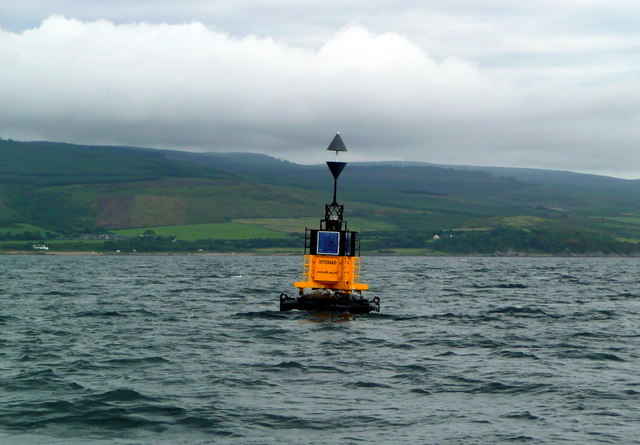
%> input picture dataset/E/3DTzEGh.jpg, 640 x 445 px
$ octave --eval "result = beaconMask(imread('dataset/E/3DTzEGh.jpg'));"   (GNU Octave 9; MATLAB toolbox functions it lacks are replaced by stand-ins)
%> lines starting %> are read from the running program, lines starting %| are printed output that depends on the picture; in (x1, y1, x2, y2) boxes, pixels count from 0 and x2, y2 are one past the last pixel; in counts of white or black regions, pixels touching at a corner belong together; the program's own positions count from 1
function mask = beaconMask(img)
% This function takes an image as input and returns the mask with the beacon detection
% input : the image
% output : the mask of the beacon

figure;
subplot(2,2,1); imshow(img); title('Original Image');

%% Masque de couleur jaune

ihsv = rgb2hsv(img);
%> ihsv: size 445x640x3 double; mean H, S, V 0.517, 0.211, 0.581
% isoler les couleurs jaunes / oranges
% seuils
yellow = (ihsv(:,:,1) > 0.05 & ihsv(:,:,1) < 0.17) & (ihsv(:,:,2) > 0.25 & ihsv(:,:,3) > 0.25);
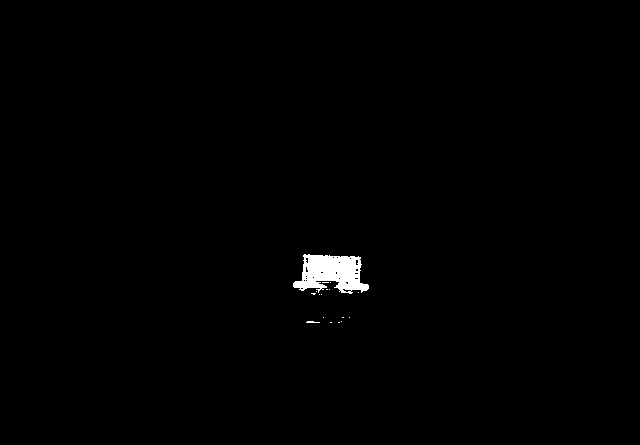
%> yellow: size 445x640 logical; 0.7% white; 17 white regions (15 under 20 px), largest, box (x1, y1, x2, y2) and area: (293, 254, 369, 294) 1937, (306, 321, 320, 323) 21

% figure; imshow(yellow, []); title('Yellow Mask');

grayImg = img(:,:,3);
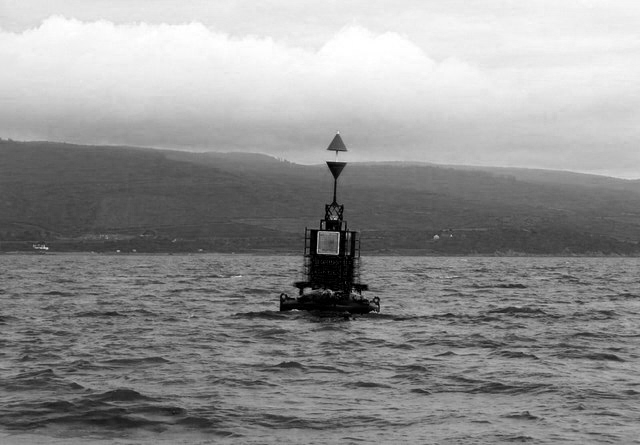
%> grayImg: size 445x640 uint8; min 0, max 255, mean 145.4
grayImg(grayImg > 80) = 255;
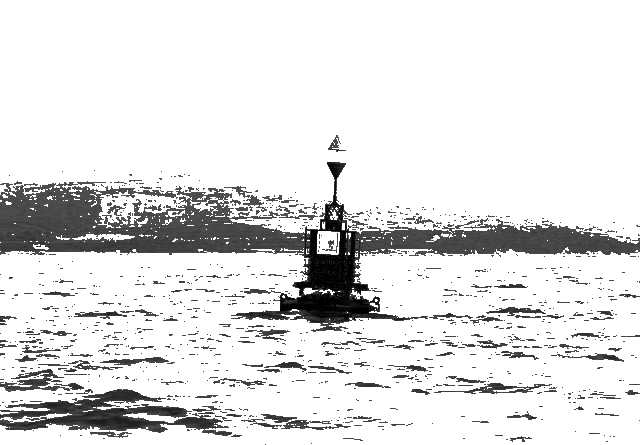
%> grayImg: size 445x640 uint8; min 0, max 255, mean 225.3

% grayImg = imgaussfilt(grayImg, 2);

[m, n] = size(grayImg);
%> m = 445; n = 640

% thresholded = clusteredImg == min(centers);
thresholded = yellow;
thresholded_opened = imopen(thresholded, strel('disk', 3));
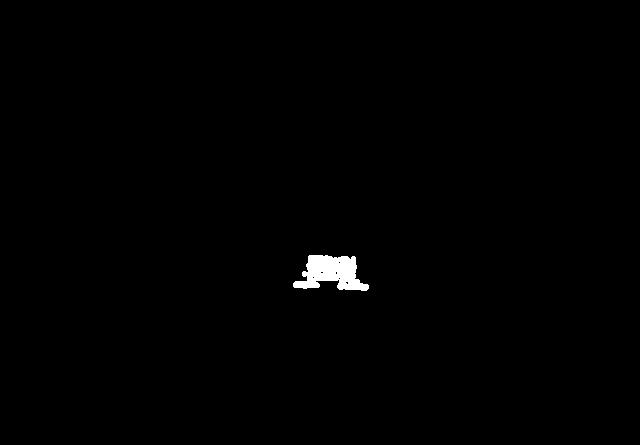
%> thresholded_opened: size 445x640 logical; 0.59% white; 1 white region, box (x1, y1, x2, y2) and area: (293, 255, 369, 291) 1679
thresholded_opened = bwareaopen(thresholded_opened,  fix(m*n/2000) );
thresholded_opened = imclearborder(thresholded_opened);

if (sum(thresholded_opened(:)) == 0)
    thresholded_opened = thresholded;
    thresholded_opened = bwareaopen(thresholded_opened,  50 );
end

subplot(2,2,2);
imshow(yellow, []);
title('First yellow mask');


%% Seuillage du gradient sur la composante bleu
% Obtenir l'axe y de la première valeur non nulle du masque jaune
[~, col] = find(thresholded_opened, 1, 'first');
%> col = 294
[~, col2] = find(thresholded_opened, 1, 'last');
%> col2 = 369

% gradient
grad = abs(imgradient(grayImg, 'sobel'));

grad = grad > max(grad(:)) * 0.01;
%> grad: size 445x640 logical; 23.2% white; 344 white regions (175 under 20 px), largest, box (x1, y1, x2, y2) and area: (0, 0, 640, 445) 48816, (410, 375, 558, 396) 1397, (511, 343, 625, 363) 777
grad = imclose(grad, strel('disk', 4));
%> grad: size 445x640 logical; 30.2% white; 57 white regions (30 under 20 px), largest, box (x1, y1, x2, y2) and area: (0, 0, 640, 445) 81790, (441, 279, 529, 304) 795, (11, 278, 101, 300) 651
grad = imopen(grad, strel('line', 3,0));
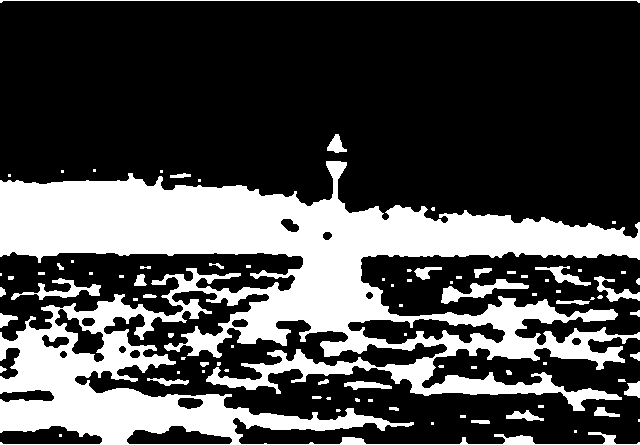
%> grad: size 445x640 logical; 29.9% white; 86 white regions (47 under 20 px), largest, box (x1, y1, x2, y2) and area: (0, 161, 640, 445) 79156, (441, 279, 529, 304) 776, (0, 0, 640, 3) 650

grad(:, 1:col-30) = 0;
grad(:, col2+30:end) = 0;
%> grad: size 445x640 logical; 6.9% white; 16 white regions (6 under 20 px), largest, box (x1, y1, x2, y2) and area: (264, 161, 398, 357) 15305, (264, 349, 398, 394) 1708, (264, 408, 398, 431) 1568

%% Reconstruction par dilatation
% Reconstruction par dilatation de l'image segmentée
mask = imreconstruct(thresholded_opened,grad | thresholded_opened);
%> mask: size 445x640 logical; 5.4% white; 1 white region, box (x1, y1, x2, y2) and area: (264, 161, 398, 357) 15305


%% Suppression des objets non pertinents
% Redétection des objets jaunes pour supprimer des potentiels minis objets externes (bouées, etc)
studied_area =  bsxfun(@times, img, cast(mask, 'like', img));
%> studied_area: size 445x640x3 uint8; mean H, S, V 4, 4, 3.3

ihsv = rgb2hsv(studied_area);
%> ihsv: size 445x640x3 double; mean H, S, V 0.0216, 0.0236, 0.019
% isoler les couleurs jaunes / oranges
yellow_mask = (ihsv(:,:,1) > 0.05 & ihsv(:,:,1) < 0.17) & (ihsv(:,:,2) > 0.20 & ihsv(:,:,3) > 0.20);
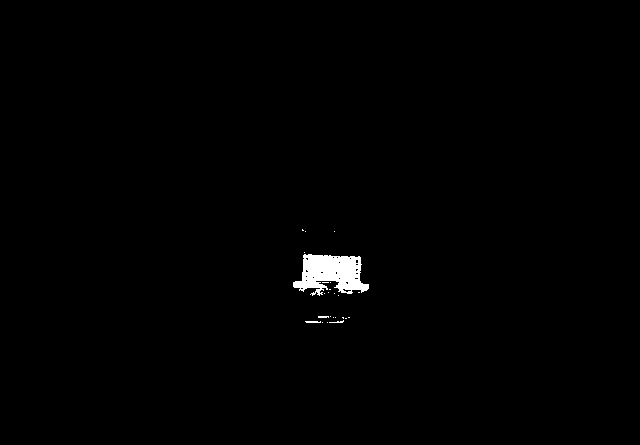
%> yellow_mask: size 445x640 logical; 0.74% white; 24 white regions (20 under 20 px), largest, box (x1, y1, x2, y2) and area: (293, 254, 369, 296) 2016, (305, 321, 321, 323) 29, (318, 316, 329, 318) 21, (329, 320, 344, 323) 21

% Supprimer tous les objets avec une surface plus petite que 40% de la plus grande
r = regionprops(yellow_mask, 'Area');
%> r = 24 regions; largest, Area: 2016, 29, 21, 21, 7
areas = cat(1, r.Area);
%> areas = 24 values, max 2016 at index 1, min 1 at index 3, mean 88.38
yellow = bwareaopen(yellow_mask, fix(max(areas)*0.4));
%> yellow: size 445x640 logical; 0.71% white; 1 white region

r = regionprops(yellow, 'BoundingBox', 'Area');
%> r = 1 region; box (x1, y1, x2, y2) and Area: (293, 254, 369, 296) 2016
if (length(r) > 1)
    boundingBoxes = cat(1, r.BoundingBox);

    % Trier par coordonnée x
    [~, idx] = sort(boundingBoxes(:, 1), 'ascend');
    r = r(idx);

    % Vérifier si les boîtes englobantes sont trop éloignées les unes des autres (regarder uniquement l'axe x)
    % si c'est le cas, supprimer la plus petite
    for i = 1:length(r)
        for j = i+1:length(r)
            if ( (r(i).BoundingBox(1) + r(i).BoundingBox(3)*3) < r(j).BoundingBox(1))
                if (r(i).Area < r(j).Area)
                    % supprimer la plus petite du jaune en utilisant la boîte englobante
                    yellow(fix(r(i).BoundingBox(2)):fix(r(i).BoundingBox(2)+r(i).BoundingBox(4)), ...
                        fix(r(i).BoundingBox(1)):fix(r(i).BoundingBox(1)+r(i).BoundingBox(3))) = 0;
                else
                    yellow(fix(r(j).BoundingBox(2)):fix(r(j).BoundingBox(2)+r(j).BoundingBox(4)), ...
                        fix(r(j).BoundingBox(1)):fix(r(j).BoundingBox(1)+r(j).BoundingBox(3))) = 0;
                end
            end
        end
    end
end

yellow_dilated = imdilate(yellow,strel("rectangle",[150,5]));
%> yellow_dilated: size 445x640 logical; 5.1% white; 1 white region, box (x1, y1, x2, y2) and area: (291, 180, 371, 371) 14391

mask = imreconstruct(yellow_dilated,mask);

%% Amélioration de la détection des triangles

es_ligne = zeros(150,1);
es_ligne(1:75) = 1;

mask = imdilate(mask,es_ligne);
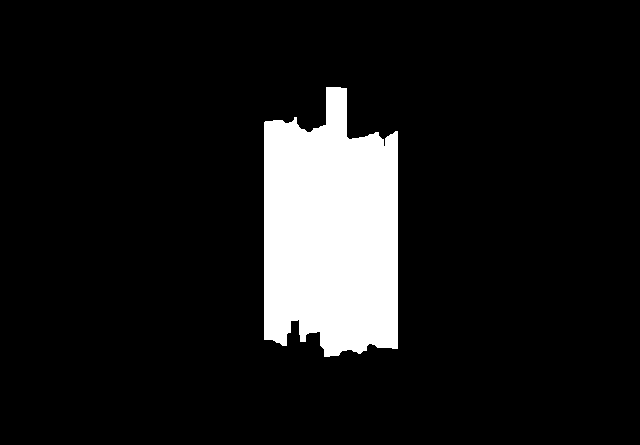
%> mask: size 445x640 logical; 10.4% white; 1 white region, box (x1, y1, x2, y2) and area: (264, 87, 398, 357) 29709

mask = imreconstruct(mask,grad | thresholded_opened);
%> mask: size 445x640 logical; 5.5% white; 4 white regions (2 under 20 px), largest, box (x1, y1, x2, y2) and area: (264, 161, 398, 357) 15305, (327, 134, 347, 153) 208

subplot(2,2,3); imshow(grad, []); title('Gradient Image');
subplot(2,2,4); imshow(mask, []); title('Gradient & Segmented Image bouché');

end

$ run again, on dataset/E/8b3J5Me.jpg
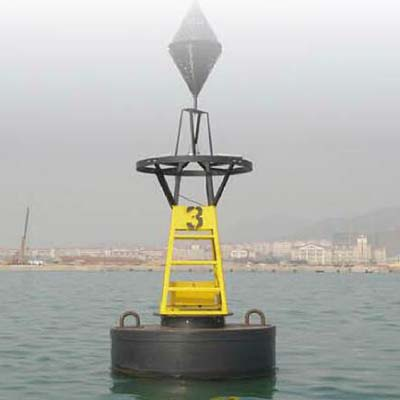
%> input picture dataset/E/8b3J5Me.jpg, 400 x 400 px
%> in beaconMask, `thresholded_opened = imopen(thresholded, strel('disk', 3));`:
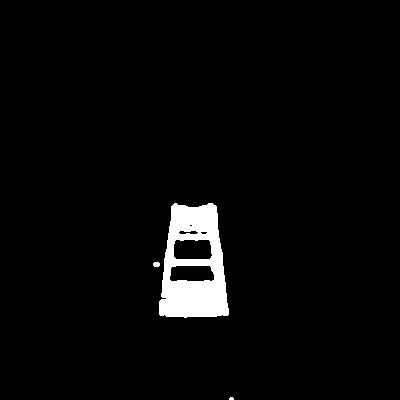
%> thresholded_opened: size 400x400 logical; 3.2% white; 3 white regions (1 under 20 px), largest, box (x1, y1, x2, y2) and area: (159, 203, 229, 318) 5107, (153, 262, 160, 267) 31
%> col = 160
%> col2 = 229
%> studied_area: size 400x400x3 uint8; mean H, S, V 11.8, 11.3, 7.4
%> yellow_mask: size 400x400 logical; 3.4% white; 15 white regions (11 under 20 px), largest, box (x1, y1, x2, y2) and area: (158, 200, 230, 319) 5262, (162, 324, 180, 332) 53, (200, 325, 227, 329) 42, (208, 330, 224, 332) 25
%> in beaconMask, `r = regionprops(yellow_mask, 'Area');`: r = 15 regions; largest, Area: 5262, 53, 42, 25, 19
%> areas = [11; 1; 1; 5262; 53; 1; 2; 2; 1; 42; 25; 8; 19; 8; 8]
%> in beaconMask, `r = regionprops(yellow, 'BoundingBox', 'Area');`: r = 1 region; box (x1, y1, x2, y2) and Area: (158, 200, 230, 319) 5262
%> yellow_dilated: size 400x400 logical; 11.5% white; 1 white region, box (x1, y1, x2, y2) and area: (156, 126, 232, 394) 18428
%> in beaconMask, `mask = imdilate(mask,es_ligne);`:
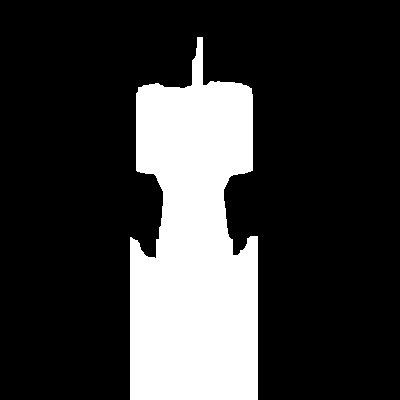
%> mask: size 400x400 logical; 22.1% white; 1 white region, box (x1, y1, x2, y2) and area: (130, 37, 258, 400) 35341
